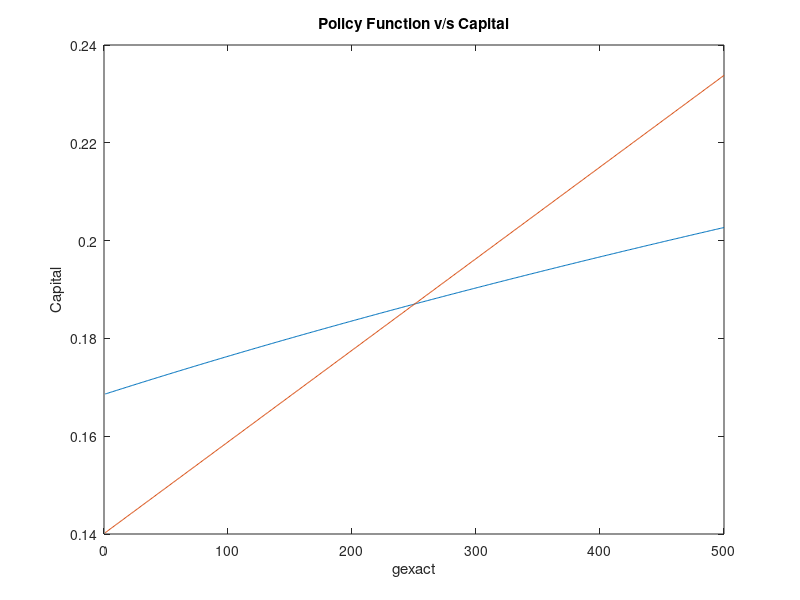
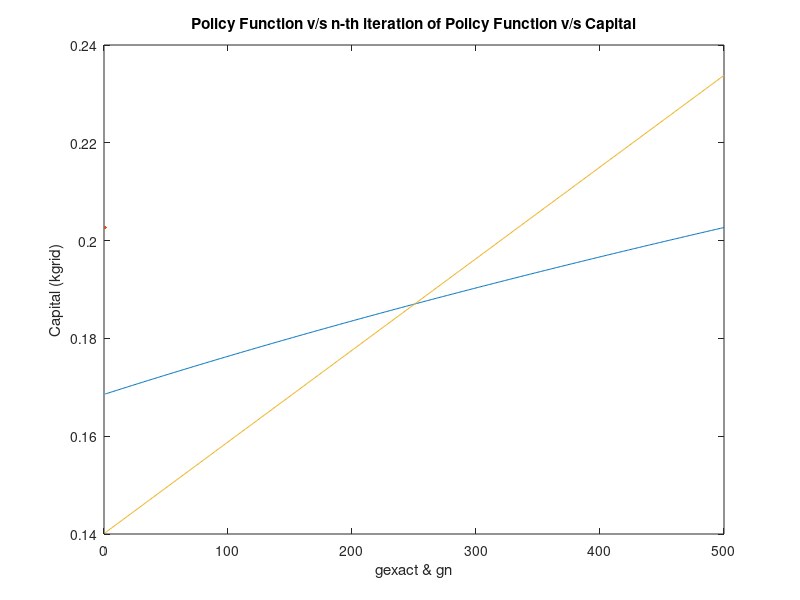

The MATLAB source for these figures, in order:
% ==================================================================
% Example code of value function iteration
% v(k) = max {log(k^alpha + (1-delta)k - k') + beta v(k')}
%
% very crude!
% ==================================================================


% ==================================================================
% Parameters
alpha = 0.36;
beta = 0.95;
delta = 1;  %!! - guess and verify works
nk = 500;  % number of points on the grid of capital
errtol = 10^-6;
% ==================================================================

% Compute exact solution
% v(k) = A log k + B
s = alpha * beta; % savings rate
A = alpha/(1-alpha * beta);
B = (log(1-s) + beta*A* log(s))/(1-beta);


% Find the steady state
kss = ((1/beta - 1 + delta)/alpha)^(1/(alpha-1));


% construct a grid of capital stocks
kgrid = linspace(0.75 * kss, 1.25*kss, nk);
kgrid = kgrid';

vexact = A * log(kgrid) + B;

% ============================= Part a =============================
% Insert code to compute gexact here

gexact = s*kgrid.^alpha;
disp(gexact)

% ============================= Part b =============================
figure(1) 
% Insert code to plot gexact
plot(gexact)
hold on;
plot(kgrid)
hold off;
title("Policy Function v/s Capital")
xlabel("gexact")
ylabel("Capital")
% check command plot

% ==================================================================
% Start the value function iteration
% ==================================================================

Cmatrix = zeros(nk, nk);
Umatrix = zeros(nk, nk);

% NOTE: This is a very inefficient way of computing these matrices! 
% We will learn more efficient ways of doing this!
for i = 1:nk
    for j = 1:nk
        % consumption if current capital is k(i) and future capital is k(j)
        Cmatrix(i,j) = kgrid(i)^alpha + (1-delta)*kgrid(i) - kgrid(j);        
        % utility if current capital is k(i) and future capital is k(j)
        if (Cmatrix(i,j)>0)
            Umatrix(i,j) = log(Cmatrix(i,j));
        else
            Umatrix(i,j) = -inf;
        end
    end
end



% ============================= Part c =============================
% Insert additional code (and modify existing code if necessary) to
% find gn(k)

tic
vguess = zeros(nk, 1);
vnext = zeros(nk, 1);
dif = 1;
while (dif > errtol)
    temp = Umatrix + beta * ones(nk,1) * vguess';
    [vnext, x] = max(temp, [], 2);
    dif = max(abs(vnext - vguess));
    vguess = vnext;
end
toc

gn = zeros(nk, 1);

tic
vguess = zeros(nk, 1);
vnext = zeros(nk, 1);
dif = 1;
while (dif > errtol)
    temp = Umatrix + beta * ones(nk,1) * vguess';
    [vnext, x] = max(temp, [], 2);
    for i = 1:nk
        gn(i) = kgrid(x(i));
    end
    dif = max(abs(vnext - vguess));
    vguess = vnext;
end
toc

disp(gn(500))

% gn = 0.2027
% ========================== Part d ==========================
% In the same plot (use the command hold on) plot gn. 
figure(2)

plot(gexact)
hold on;
plot(gn(500))
hold on;
plot(kgrid)
hold off;
title("Policy Function v/s n-th iteration of Policy Function v/s Capital")
xlabel("gexact & gn")
ylabel("Capital (kgrid)")

% ========================== Part e ==========================
% Write some code that finds the maximum absolute error between 
% gexact and gn. Use the command disp to display it.

error = max(abs(gn - gexact));
disp(error)

% error term = 1.167380578844801e-04
% ========================== Part f ==========================
% Write some code that finds the maximum percentage error between 
% gexact and gn. Use the command disp to display it.

errorpercent = abs(error/gexact);
disp(errorpercent)

% errorpercent = 0.5760



